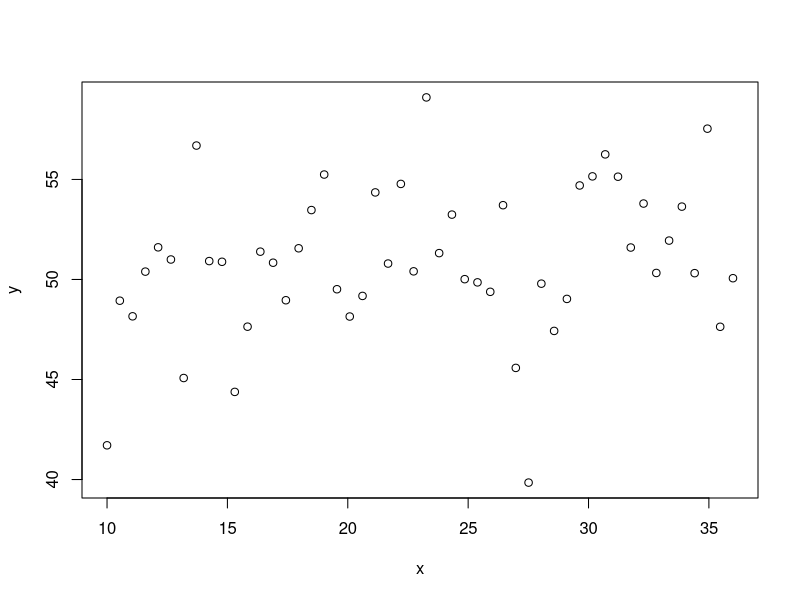

Source code (R): (Note: this script raises an error after producing the figure.)
n<-50
x<-seq(10,36,length.out=n)
y<-rnorm(n,50,4)
chili<-lm(y~x)
plot(x,y)

CI<-function(model, level=.95, xname, xbounds)
{
  confx<-seq(xbounds[1],xbounds[2], length.out=1000)
  int.vals<-predict(model,newdata=data.frame(xname=confx),interval="confidence", 
                    level=level)
  lines(confx,int.vals[,2], lty="dashed")
  lines(confx,int.vals[,3], lty="dashed")
}

CI(chili,,"x",c(8,37))
